Frame 1 (no input): blank canvas, image omitted
Frame 60 (no input): blank canvas, image omitted
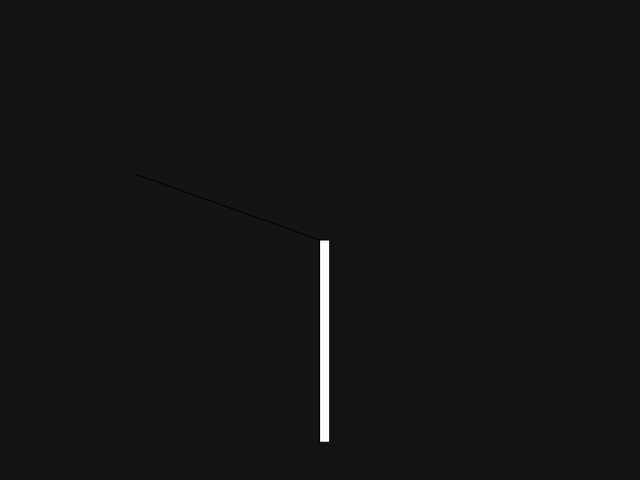
Frame 120 (the mouse pressed at the canvas centre since frame 60)

The p5.js sketch whose frames 1 and 60 were blank and that drew this single picture after the mouse press (run headless with seeded random() and noise() and a simulated clock; from frame 60 on, the mouse is pressed at the canvas centre):

// p5.js sketch
// ── sketch.js


function setup() {
	createCanvas(640, 480); //width and height of my canvas
	
}

function draw() {
	background(random(255)); 
	line(random(mouseY), random(mouseX), mouseX, mouseY); 
	rect(mouseX, mouseY, random(mouseY), random(mouseX));

}
